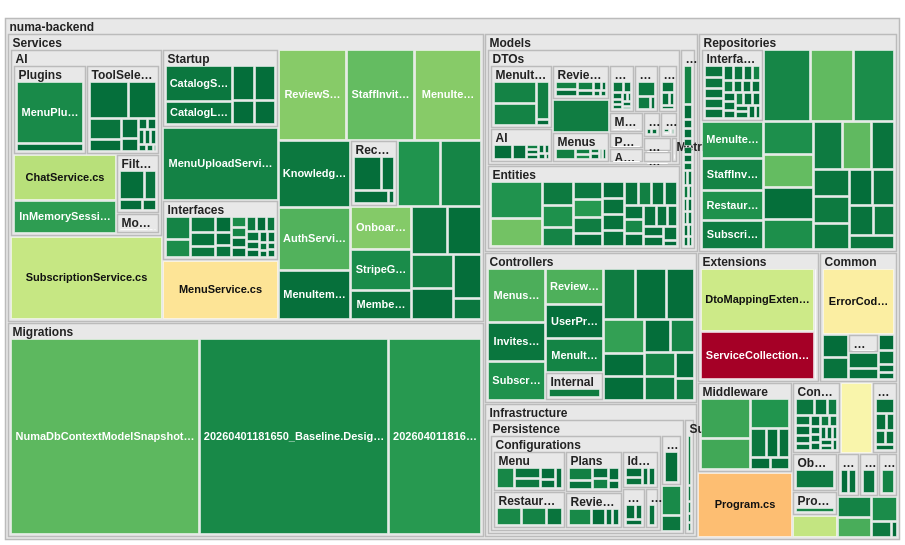

The specification (Vega-Lite) saved for this image:
### Vega specification from a JSON file in a GitHub repository (floating-point values rounded to 4 significant figures; data arrays with more than 128 entries replaced by an {"elided": "..."} marker saying what was removed)
{"$schema": "https://vega.github.io/schema/vega/v5.json", "description": "Code Hotspot Map — numa-backend (scope: numa-backend/)", "width": 900, "height": 540, "padding": 2.5, "autosize": "none", "data": [{"name": "tree", "values": {"elided": "412 records"}, "transform": [{"type": "stratify", "key": "id", "parentKey": "parent"}, {"type": "treemap", "field": "loc", "sort": {"field": "value", "order": "descending"}, "round": true, "method": "squarify", "ratio": 1.618, "size": [{"signal": "width"}, {"signal": "height"}], "paddingInner": 2, "paddingTop": 16, "paddingOuter": 3}]}, {"name": "leaves", "source": "tree", "transform": [{"type": "filter", "expr": "!datum.children"}]}, {"name": "dirs", "source": "tree", "transform": [{"type": "filter", "expr": "datum.depth > 0 && datum.children"}]}], "scales": [{"name": "color", "type": "linear", "domain": {"data": "leaves", "field": "hotspot_score"}, "range": {"scheme": "redyellowgreen"}, "reverse": true, "zero": true}], "legends": [{"fill": "color", "title": "Risk (changes × log LOC)", "type": "gradient", "orient": "right", "gradientLength": 200, "gradientThickness": 14, "titleFontSize": 11, "labelFontSize": 10, "titleLimit": 200}], "marks": [{"type": "rect", "from": {"data": "dirs"}, "encode": {"enter": {"x": {"field": "x0"}, "y": {"field": "y0"}, "x2": {"field": "x1"}, "y2": {"field": "y1"}, "fill": {"value": "#e8e8e8"}, "stroke": {"value": "#bbb"}, "strokeWidth": {"value": 1.5}}}}, {"type": "text", "from": {"data": "dirs"}, "encode": {"enter": {"x": {"field": "x0", "offset": 4}, "y": {"field": "y0", "offset": 12}, "text": {"field": "name"}, "fontSize": {"value": 12}, "fontWeight": {"value": "bold"}, "fill": {"value": "#222"}, "clip": {"value": true}, "limit": {"signal": "datum.x1 - datum.x0 - 8"}}}}, {"type": "rect", "from": {"data": "leaves"}, "encode": {"enter": {"x": {"field": "x0"}, "y": {"field": "y0"}, "x2": {"field": "x1"}, "y2": {"field": "y1"}, "fill": {"scale": "color", "field": "hotspot_score"}, "tooltip": {"signal": "{'File': datum.id, 'Lines of Code': datum.loc, 'Changes': datum.changes, 'Main Author': datum.primary_author, 'Risk Score': datum.hotspot_score}"}}, "update": {"stroke": {"value": "white"}, "strokeWidth": {"value": 0.5}, "fillOpacity": {"value": 1}}, "hover": {"stroke": {"value": "#222"}, "strokeWidth": {"value": 2}, "fillOpacity": {"value": 0.85}, "cursor": {"value": "pointer"}}}}, {"type": "text", "from": {"data": "leaves"}, "encode": {"enter": {"x": {"signal": "(datum.x0 + datum.x1) / 2"}, "y": {"signal": "(datum.y0 + datum.y1) / 2"}, "text": {"signal": "(datum.x1 - datum.x0 > 55 && datum.y1 - datum.y0 > 20) ? datum.name : ''"}, "align": {"value": "center"}, "baseline": {"value": "middle"}, "fontSize": {"value": 11}, "fill": {"signal": "luminance(scale('color', datum.hotspot_score)) > 0.5 ? '#111' : '#fff'"}, "fontWeight": {"value": "bold"}, "clip": {"value": true}, "limit": {"signal": "datum.x1 - datum.x0 - 6"}}}}]}
